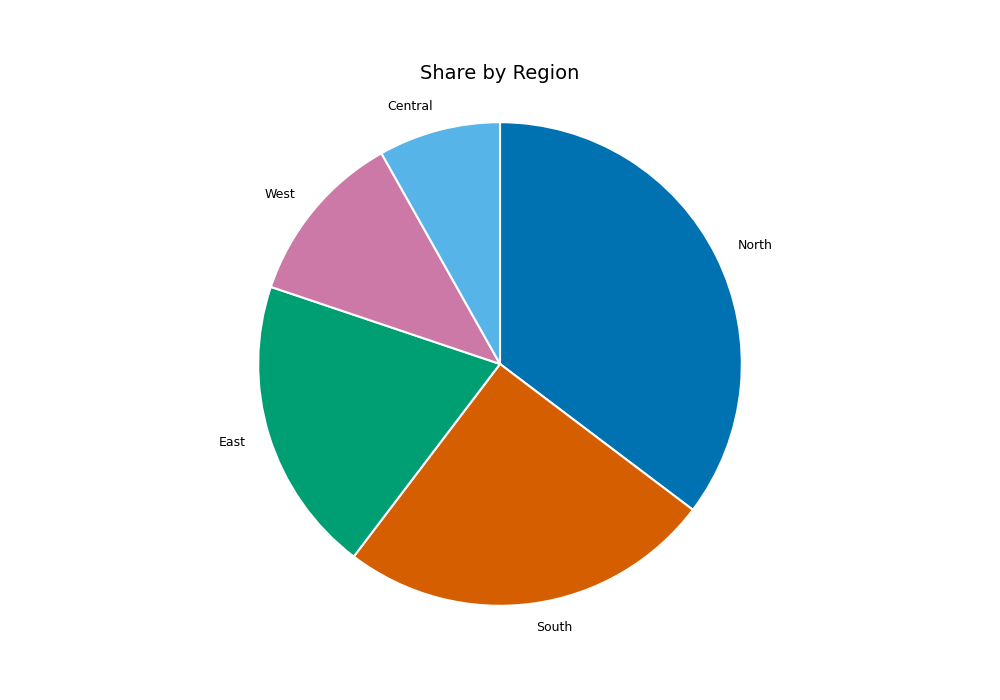

Recreate this plot in Python.
# -*- coding: utf-8 -*-
# 由 viz-reverse/calibrate_and_extract.py 生成；只含反推数据与测得的样式参数。
import json
from pathlib import Path
import matplotlib
matplotlib.use('Agg')
import matplotlib.pyplot as plt
import numpy as np

plt.rcParams['font.family'] = 'DejaVu Sans'


def style_axes(ax):
    for side in ('top', 'right'):
        ax.spines[side].set_visible(False)
    for side in ('left', 'bottom'):
        ax.spines[side].set_color('#1F2937')
        ax.spines[side].set_linewidth(1.0)
    ax.tick_params(direction='out', length=4, width=0.9, colors='#1F2937', labelsize=9)
    ax.grid(False)

LABELS = ["North", "South", "East", "West", "Central"]
VALUES = [35.302, 25.035, 19.831, 11.674, 8.158]
COLORS = ["#0072B2", "#D55E00", "#009E73", "#CC79A7", "#56B4E9"]
AX_RECT = [0.12, 0.1, 0.76, 0.76]
TITLE = "Share by Region"

def main():
    fig = plt.figure(figsize=(10.0, 7.0), dpi=100, facecolor='white')
    ax = fig.add_axes(AX_RECT)
    ax.pie(VALUES, labels=LABELS, colors=COLORS, startangle=90, counterclock=False,
           wedgeprops={'edgecolor': 'white', 'linewidth': 1.5}, textprops={'fontsize': 9})
    ax.set_title(TITLE, fontsize=14, pad=14)
    ax.axis('equal')
    fig.savefig(Path(__file__).with_name('reproduction.png'), dpi=100, facecolor='white')
    plt.close(fig)


if __name__ == '__main__':
    main()
